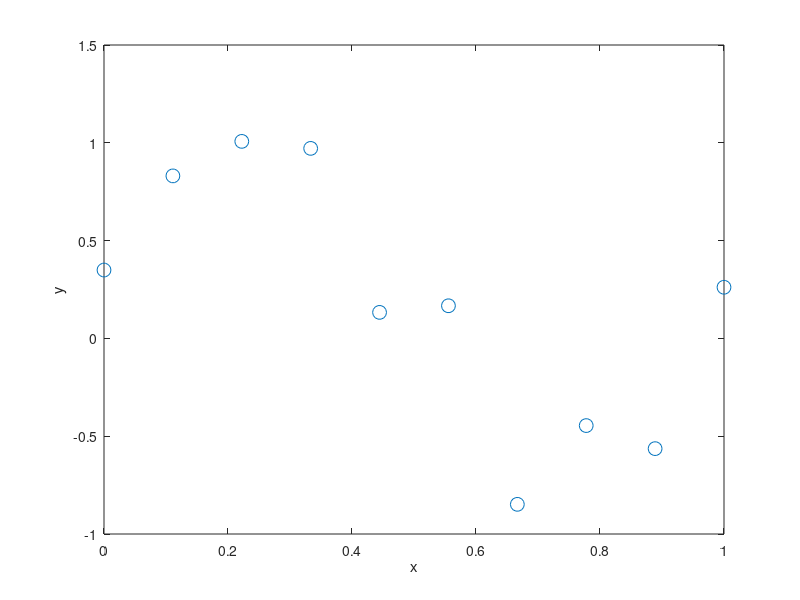

This figure's MATLAB source:
function [X,Y] = bishopCurveData()
%y = sin(2 pi x) + N(0,0.3),
data = importdata('curvefitting.txt');

X = data(1,:);
Y = data(2,:);

figure;

plot(X, Y, 'o', 'MarkerSize', 10);
xlabel('x');
ylabel('y');
end 